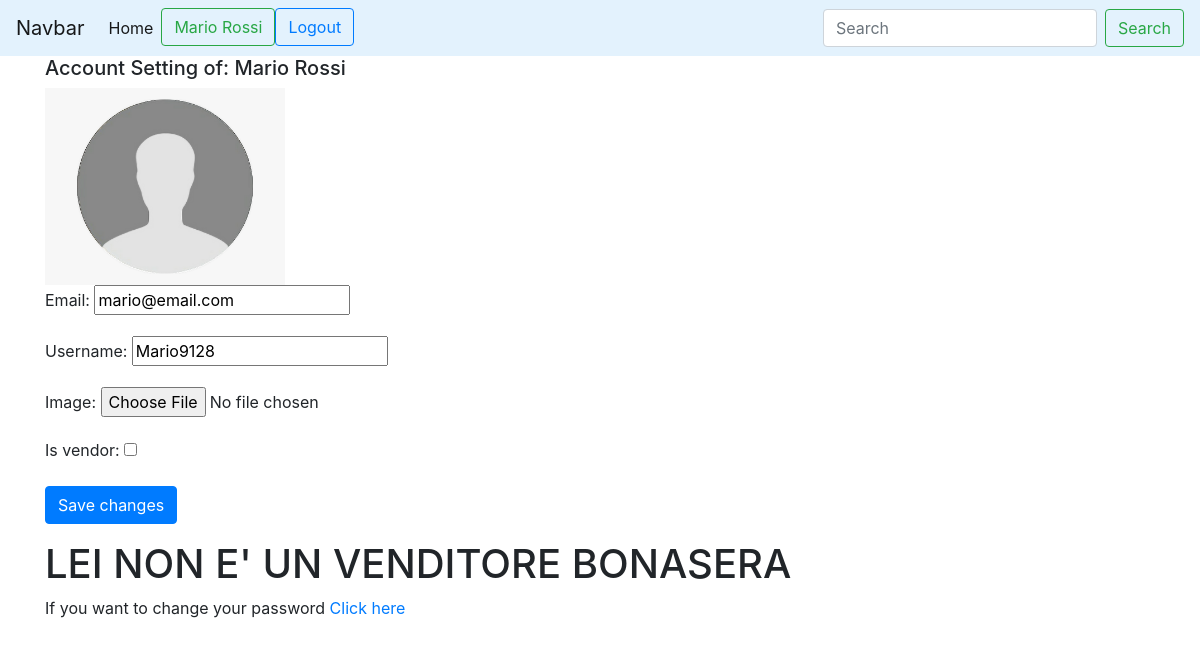
Before: /user/account/ (signed in) with the older database file.
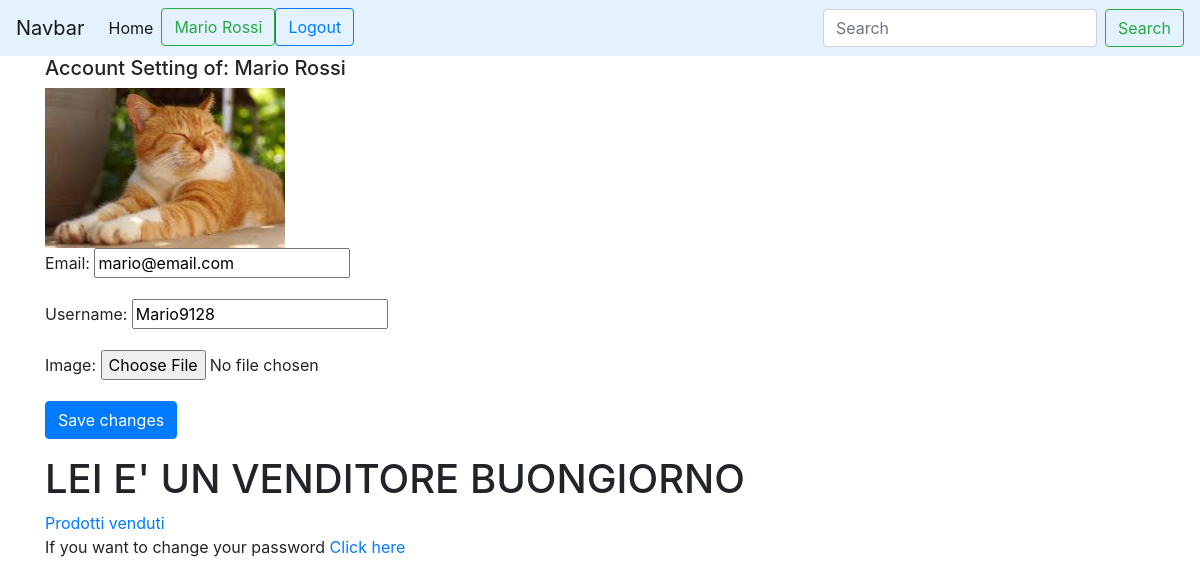
After: the same page with the newer database file.
### user_management/models.py (models this page shows, shortened)
class CustomUser(AbstractBaseUser):
    email = models.EmailField(verbose_name="email", max_length=70, unique=True)
    username = models.CharField(max_length=30, unique=True)
    image = models.ImageField(upload_to='profile_image', default='/None/default_picture.png')
    date_joined = models.DateTimeField(verbose_name='date joined', auto_now_add=True)
    last_login = models.DateTimeField(verbose_name='last login', auto_now=True)
    is_admin = models.BooleanField(default=False)
    is_active = models.BooleanField(default=True)
    is_staff = models.BooleanField(default=False)
    is_superuser = models.BooleanField(default=False)
    first_name = models.CharField(max_length=30, default=None)
    last_name = models.CharField(max_length=30, default=None)
    is_vendor= models.BooleanField(default=False)
    USERNAME_FIELD = 'email'
    REQUIRED_FIELDS = ['username', 'first_name', 'last_name']  # required field other than email
    objects = CustomAccountManager()

### user_management/views.py (the view)
# urls.py: path('account/', views.account_view, name='account'),
def account_view(request):
    if not request.user.is_authenticated:
        return redirect('user_management:login')
    context = {}
    if request.POST:
        form = AccountUpdateForm(request.POST, request.FILES or None, instance=request.user)
        if form.is_valid():
            messages.success(request, 'Account Updated')
            form.save()
    else:
        form = AccountUpdateForm(
            initial={
                "email": request.user.email,
                "username": request.user.username,
                "is_vendor": CustomUser.objects.get(pk=request.user.pk).is_vendor #take the attribute Is_vendor of the custom user
            }
        )
    context['account_form'] = form
    return render(request, 'registration/user_profile.html', context)

### user_management/forms.py (shortened to what this page needs)
class AccountUpdateForm(forms.ModelForm):
    class Meta:
        model = CustomUser
        fields = ('email', 'username', 'image', 'is_vendor')
        widgets = {
            'image': forms.FileInput(),
        }
    def __init__(self, *args, **kwargs):
        super(AccountUpdateForm, self).__init__(*args, **kwargs)
        self.fields['image'].required = False
        if self.instance:
            if 'initial' in kwargs.keys():
                if kwargs['initial']['is_vendor']:
                    self.fields.pop('is_vendor')
            if self.instance.is_vendor:
                self.fields.pop('is_vendor')

### user_management/templates/registration/user_profile.html (shortened to what this page needs)
{% extends 'base.html' %}
{% block content %}
    <div class="container">
    <form method="post" enctype="multipart/form-data">{% csrf_token %}
        <div class="form-group">
            {% if request.user.is_authenticated %}
                <p class="h5"> Account Setting of: {{ user.first_name }} {{ user.last_name }}</p>
                {% if  user.image.url  is not None %}
                    <img src="{{ user.image.url }}" alt="user profile image" width="240">
                {% else %}
                    <img src="/static/images/default_picture.png" alt="user profile image" width="240">
                {% endif %}
            {% endif %}
            {% for field in account_form %}
                <p>
                    {{field.label_tag}}
                    {{field}}
                </p>
            {% endfor %}
            <button type="submit" class="btn btn-primary">Save changes</button>
        </div>
    </form>
    {% if request.user.is_authenticated %}
        {% if request.user.is_vendor%}
            <h1> LEI E' UN VENDITORE BUONGIORNO</h1>
            <a href="{% url 'product_management:product_management' %}"> Prodotti venduti</a>
        {% else %}
            <h1> LEI NON E' UN VENDITORE BONASERA</h1>
        {% endif %}
    {% endif %}
    <p>If you want to change your password  <a href="{% url 'user_management:password_change' %}">Click here</a> </p>
    </div>
{% endblock %}

### templates/base.html (shortened to what this page needs)
<!doctype html>
<html lang="en">
  <head>
    <link rel="stylesheet" href="https://maxcdn.bootstrapcdn.com/bootstrap/4.0.0/css/bootstrap.min.css">
  </head>
  <body>
    <nav class="navbar navbar-expand-lg navbar-light " style="background-color: #e3f2fd;">
        <a class="navbar-brand" href="#">Navbar</a>
        <div class="collapse navbar-collapse" id="navbarSupportedContent">
            <ul class="navbar-nav mr-auto">
                <li class="nav-item active">
                    <a class="nav-link" href="{% url 'home' %}">Home </a>
                </li>
                {% if not request.user.is_authenticated %}
                    <li>
                        <a  class="btn btn-outline-success"  href="{% url 'user_management:login' %}">
                            Login
                        </a>
                    </li>
                    <li>
                        <a type="button" class="btn btn-outline-primary" href="{% url 'user_management:signup' %}">
                            Register
                        </a>
                    </li>
                {%else %}
                    <li>
                    <a  class="btn btn-outline-success"  href=" {% url 'user_management:account' %}">
                        {{ user.first_name }} {{ user.last_name }}
                    </a>
                    </li>
                    <li>
                        <a type="button" class="btn btn-outline-primary" href="{% url 'user_management:logout' %}">
                            Logout
                        </a>
                    </li>
                {% endif %}
            </ul>
            <form class="form-inline my-2 my-lg-0">
                <input class="form-control mr-sm-2" type="search" placeholder="Search" aria-label="Search">
                <button class="btn btn-outline-success my-2 my-sm-0" type="submit">Search</button>
            </form>
          </div>
    </nav>
    {% block content %}
    {% endblock %}
  </body>
</html>

Changed rows visible on the page:
changed CustomUser "Mario": image: picture added; is_vendor False → True (drawn)
Other visible differences:
text no longer shown: "LEI NON E' UN VENDITORE BONASERA"
text now shown: "LEI E' UN VENDITORE BUONGIORNO Prodotti venduti"
list line gone: "Is vendor:"
